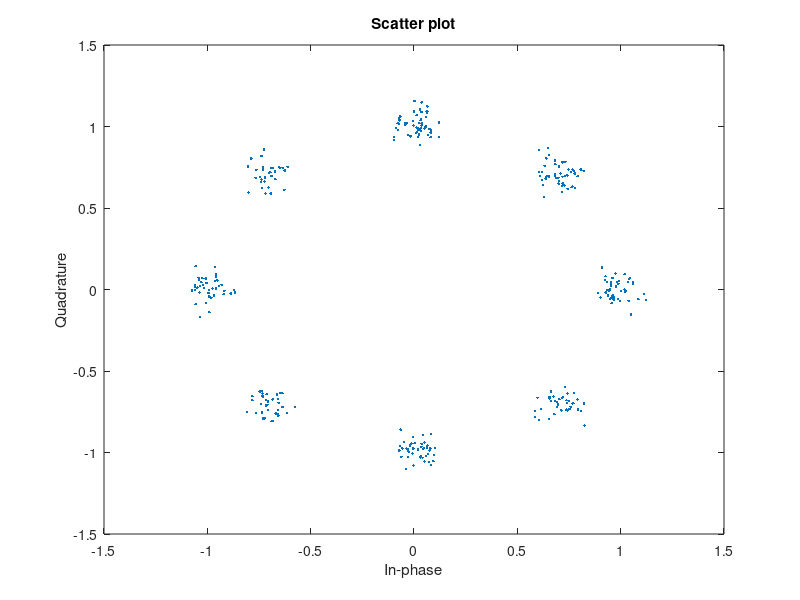

Write MATLAB code to recreate this figure.
clc;
close all;
clear all;

N = 1002;
m = 3;
x = randi([0 1],1,N);

yy = []
for i = 1:3:length(x)
  if x(i)==0 && x(i+1)==0 && x(i+2)==0
    y = cosd(0)+1j*sind(0);
  endif
  if x(i)==0 && x(i+1)==0 && x(i+2)==1
    y = cosd(45)+1j*sind(45);
  endif
  if x(i)==0 && x(i+1)==1 && x(i+2)==0
    y = cosd(90)+1j*sind(90);
  endif
  if x(i)==0 && x(i+1)==1 && x(i+2)==1
    y = cosd(135)+1j*sind(135);
  endif
  if x(i)==1 && x(i+1)==0 && x(i+2)==0
    y = cosd(180)+1j*sind(180);
  endif
  if x(i)==1 && x(i+1)==0 && x(i+2)==1
    y = cosd(225)+1j*sind(225);
  endif
  if x(i)==1 && x(i+1)==1 && x(i+2)==0
    y = cosd(270)+1j*sind(270);
  endif
  if x(i)==1 && x(i+1)==1 && x(i+2)==1
    y = cosd(315)+1j*sind(315);
  endif
  yy = [yy y];
endfor

EbN0db = 20;
EbN0 = 10^(EbN0db/10);

N = 1/sqrt(2) * [randn(1,length(yy))+1j*randn(1,length(yy))];

sigma = sqrt(1/(log2(m)*EbN0));
z = yy + sigma*N;
scatterplot(z);
